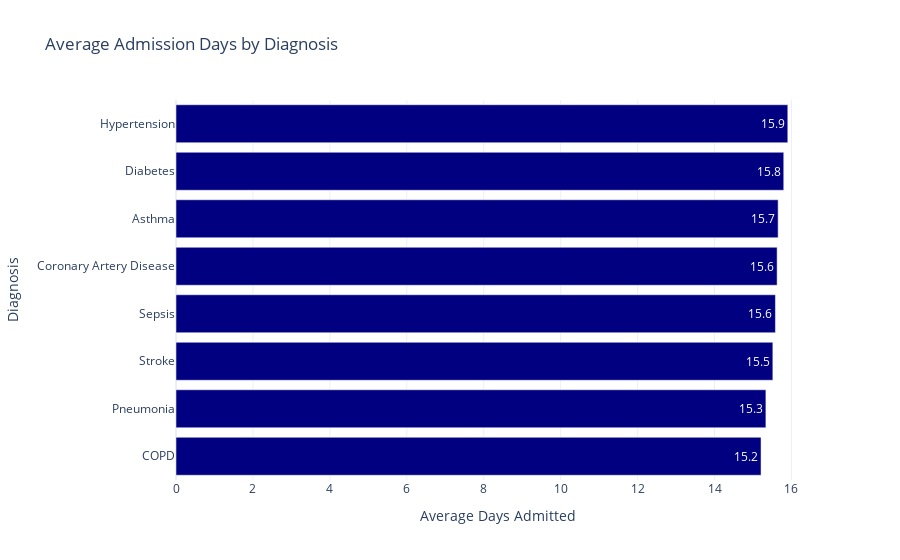

Notebook code for this chart:
### Code cell
# Ensure Admission_Date and Discharge_Date are in datetime format
df["Admission_Date"] = pd.to_datetime(df["Admission_Date"])
df["Discharge_Date"] = pd.to_datetime(df["Discharge_Date"])

# Compute the number of days admitted
df["Days_Admitted"] = (df["Discharge_Date"] - df["Admission_Date"]).dt.days

# Compute the average admission days per diagnosis
df_avg_admission = df.groupby("Diagnosis")["Days_Admitted"].mean().reset_index()
df_avg_admission.columns = ["Diagnosis", "Avg_Days_Admitted"]

# Sort by average admission days in descending order
df_avg_admission = df_avg_admission.sort_values(by="Avg_Days_Admitted", ascending=False)

# Create a horizontal bar chart
fig = px.bar(df_avg_admission, 
             x="Avg_Days_Admitted", 
             y="Diagnosis", 
             text=df_avg_admission["Avg_Days_Admitted"].round(1),  # Show rounded values
             title="Average Admission Days by Diagnosis",
             orientation="h",
             color_discrete_sequence=["navy"])  # Custom color

# Customize layout
fig.update_traces(textposition="inside")
fig.update_layout(
    xaxis_title="Average Days Admitted",
    yaxis_title="Diagnosis",
    yaxis=dict(categoryorder="total ascending"),  # Order by highest avg days
    template="plotly_white",
    showlegend=False
)

# Show plot
fig.show()

### Figure 1 — Plotly figure (JSON) as saved in the notebook; plotly's stock layout.template omitted (floating-point values rounded to 4 significant figures)
{"data": [{"alignmentgroup": "True", "hovertemplate": "Avg_Days_Admitted=%{x}<br>Diagnosis=%{y}<br>text=%{text}<extra></extra>", "legendgroup": "", "marker": {"color": "navy", "pattern": {"shape": ""}}, "name": "", "offsetgroup": "", "orientation": "h", "showlegend": false, "text": [15.9, 15.8, 15.7, 15.6, 15.6, 15.5, 15.3, 15.2], "textposition": "inside", "type": "bar", "x": [15.9, 15.8, 15.65, 15.63, 15.58, 15.52, 15.33, 15.21], "xaxis": "x", "y": ["Hypertension", "Diabetes", "Asthma", "Coronary Artery Disease", "Sepsis", "Stroke", "Pneumonia", "COPD"], "yaxis": "y"}], "layout": {"barmode": "relative", "legend": {"tracegroupgap": 0}, "showlegend": false, "title": {"text": "Average Admission Days by Diagnosis"}, "xaxis": {"anchor": "y", "domain": [0, 1], "title": {"text": "Average Days Admitted"}}, "yaxis": {"anchor": "x", "categoryorder": "total ascending", "domain": [0, 1], "title": {"text": "Diagnosis"}}}}
